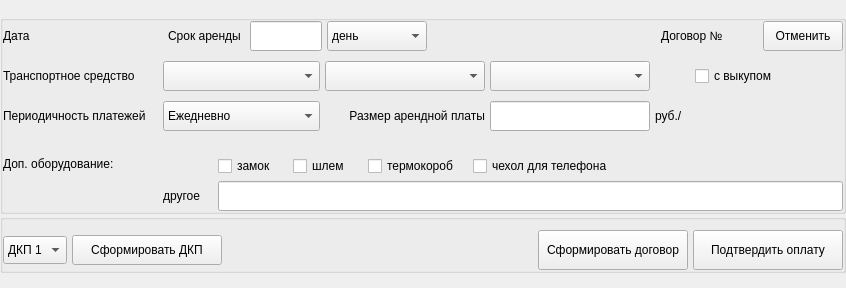
<?xml version="1.0" encoding="UTF-8"?>
<ui version="4.0">
 <class>widgetItemNewContract</class>
 <widget class="QWidget" name="widgetItemNewContract">
  <property name="geometry">
   <rect>
    <x>0</x>
    <y>0</y>
    <width>846</width>
    <height>287</height>
   </rect>
  </property>
  <property name="maximumSize">
   <size>
    <width>856</width>
    <height>16777215</height>
   </size>
  </property>
  <property name="windowTitle">
   <string>Form</string>
  </property>
  <layout class="QVBoxLayout" name="verticalLayout">
   <property name="spacing">
    <number>0</number>
   </property>
   <property name="leftMargin">
    <number>0</number>
   </property>
   <property name="topMargin">
    <number>15</number>
   </property>
   <property name="rightMargin">
    <number>0</number>
   </property>
   <property name="bottomMargin">
    <number>15</number>
   </property>
   <item>
    <widget class="QGroupBox" name="groupBox_5">
     <property name="title">
      <string/>
     </property>
     <layout class="QVBoxLayout" name="verticalLayout_7">
      <property name="spacing">
       <number>10</number>
      </property>
      <property name="leftMargin">
       <number>0</number>
      </property>
      <property name="topMargin">
       <number>0</number>
      </property>
      <property name="rightMargin">
       <number>0</number>
      </property>
      <property name="bottomMargin">
       <number>0</number>
      </property>
      <item>
       <layout class="QHBoxLayout" name="horizontalLayout_13">
        <property name="spacing">
         <number>5</number>
        </property>
        <item>
         <widget class="QLabel" name="label_18">
          <property name="sizePolicy">
           <sizepolicy hsizetype="Fixed" vsizetype="Preferred">
            <horstretch>0</horstretch>
            <verstretch>0</verstretch>
           </sizepolicy>
          </property>
          <property name="minimumSize">
           <size>
            <width>55</width>
            <height>26</height>
           </size>
          </property>
          <property name="maximumSize">
           <size>
            <width>55</width>
            <height>16777215</height>
           </size>
          </property>
          <property name="text">
           <string>Дата</string>
          </property>
         </widget>
        </item>
        <item>
         <widget class="QLabel" name="lbl_date_set_arenda">
          <property name="sizePolicy">
           <sizepolicy hsizetype="Fixed" vsizetype="Preferred">
            <horstretch>0</horstretch>
            <verstretch>0</verstretch>
           </sizepolicy>
          </property>
          <property name="minimumSize">
           <size>
            <width>100</width>
            <height>30</height>
           </size>
          </property>
          <property name="maximumSize">
           <size>
            <width>100</width>
            <height>30</height>
           </size>
          </property>
          <property name="text">
           <string/>
          </property>
         </widget>
        </item>
        <item>
         <widget class="QLabel" name="label_19">
          <property name="sizePolicy">
           <sizepolicy hsizetype="Fixed" vsizetype="Preferred">
            <horstretch>0</horstretch>
            <verstretch>0</verstretch>
           </sizepolicy>
          </property>
          <property name="minimumSize">
           <size>
            <width>77</width>
            <height>0</height>
           </size>
          </property>
          <property name="maximumSize">
           <size>
            <width>77</width>
            <height>16777215</height>
           </size>
          </property>
          <property name="text">
           <string>Срок аренды</string>
          </property>
         </widget>
        </item>
        <item>
         <widget class="QLineEdit" name="le_rental_period">
          <property name="sizePolicy">
           <sizepolicy hsizetype="Fixed" vsizetype="Fixed">
            <horstretch>0</horstretch>
            <verstretch>0</verstretch>
           </sizepolicy>
          </property>
          <property name="minimumSize">
           <size>
            <width>72</width>
            <height>30</height>
           </size>
          </property>
          <property name="maximumSize">
           <size>
            <width>72</width>
            <height>30</height>
           </size>
          </property>
          <property name="maxLength">
           <number>10</number>
          </property>
         </widget>
        </item>
        <item>
         <widget class="QComboBox" name="cb_rental_period">
          <property name="sizePolicy">
           <sizepolicy hsizetype="Fixed" vsizetype="Fixed">
            <horstretch>0</horstretch>
            <verstretch>0</verstretch>
           </sizepolicy>
          </property>
          <property name="minimumSize">
           <size>
            <width>100</width>
            <height>30</height>
           </size>
          </property>
          <property name="maximumSize">
           <size>
            <width>100</width>
            <height>30</height>
           </size>
          </property>
          <property name="cursor">
           <cursorShape>PointingHandCursor</cursorShape>
          </property>
          <item>
           <property name="text">
            <string>день</string>
           </property>
          </item>
          <item>
           <property name="text">
            <string>месяц</string>
           </property>
          </item>
          <item>
           <property name="text">
            <string>год</string>
           </property>
          </item>
         </widget>
        </item>
        <item>
         <widget class="QLabel" name="lbl_msg_period">
          <property name="text">
           <string/>
          </property>
         </widget>
        </item>
        <item>
         <spacer name="horizontalSpacer_4">
          <property name="orientation">
           <enum>Qt::Horizontal</enum>
          </property>
          <property name="sizeHint" stdset="0">
           <size>
            <width>100</width>
            <height>20</height>
           </size>
          </property>
         </spacer>
        </item>
        <item>
         <layout class="QHBoxLayout" name="horizontalLayout">
          <property name="spacing">
           <number>5</number>
          </property>
          <property name="rightMargin">
           <number>0</number>
          </property>
          <item>
           <widget class="QLabel" name="label_2">
            <property name="text">
             <string>Договор №</string>
            </property>
           </widget>
          </item>
          <item>
           <widget class="QLabel" name="lbl_id_dogovor">
            <property name="minimumSize">
             <size>
              <width>30</width>
              <height>0</height>
             </size>
            </property>
            <property name="text">
             <string/>
            </property>
           </widget>
          </item>
         </layout>
        </item>
        <item>
         <widget class="QPushButton" name="btn_cancel_new_contract">
          <property name="minimumSize">
           <size>
            <width>0</width>
            <height>30</height>
           </size>
          </property>
          <property name="maximumSize">
           <size>
            <width>16777215</width>
            <height>30</height>
           </size>
          </property>
          <property name="cursor">
           <cursorShape>PointingHandCursor</cursorShape>
          </property>
          <property name="text">
           <string>Отменить</string>
          </property>
         </widget>
        </item>
       </layout>
      </item>
      <item>
       <layout class="QHBoxLayout" name="layoutSelectTS">
        <property name="spacing">
         <number>5</number>
        </property>
        <item>
         <widget class="QLabel" name="label_17">
          <property name="minimumSize">
           <size>
            <width>155</width>
            <height>30</height>
           </size>
          </property>
          <property name="maximumSize">
           <size>
            <width>155</width>
            <height>30</height>
           </size>
          </property>
          <property name="text">
           <string>Транспортное средство</string>
          </property>
         </widget>
        </item>
        <item>
         <widget class="QComboBox" name="cb_type_ts">
          <property name="sizePolicy">
           <sizepolicy hsizetype="Fixed" vsizetype="Fixed">
            <horstretch>0</horstretch>
            <verstretch>0</verstretch>
           </sizepolicy>
          </property>
          <property name="minimumSize">
           <size>
            <width>157</width>
            <height>30</height>
           </size>
          </property>
          <property name="maximumSize">
           <size>
            <width>157</width>
            <height>30</height>
           </size>
          </property>
          <property name="cursor">
           <cursorShape>PointingHandCursor</cursorShape>
          </property>
         </widget>
        </item>
        <item>
         <widget class="QComboBox" name="cb_brand_ts">
          <property name="sizePolicy">
           <sizepolicy hsizetype="Fixed" vsizetype="Fixed">
            <horstretch>0</horstretch>
            <verstretch>0</verstretch>
           </sizepolicy>
          </property>
          <property name="minimumSize">
           <size>
            <width>160</width>
            <height>30</height>
           </size>
          </property>
          <property name="maximumSize">
           <size>
            <width>160</width>
            <height>16777215</height>
           </size>
          </property>
          <property name="cursor">
           <cursorShape>PointingHandCursor</cursorShape>
          </property>
         </widget>
        </item>
        <item>
         <widget class="QComboBox" name="cb_vin">
          <property name="sizePolicy">
           <sizepolicy hsizetype="Fixed" vsizetype="Fixed">
            <horstretch>0</horstretch>
            <verstretch>0</verstretch>
           </sizepolicy>
          </property>
          <property name="minimumSize">
           <size>
            <width>160</width>
            <height>30</height>
           </size>
          </property>
          <property name="maximumSize">
           <size>
            <width>160</width>
            <height>30</height>
           </size>
          </property>
          <property name="cursor">
           <cursorShape>PointingHandCursor</cursorShape>
          </property>
         </widget>
        </item>
        <item>
         <widget class="QLabel" name="label">
          <property name="minimumSize">
           <size>
            <width>35</width>
            <height>0</height>
           </size>
          </property>
          <property name="maximumSize">
           <size>
            <width>35</width>
            <height>16777215</height>
           </size>
          </property>
          <property name="text">
           <string/>
          </property>
         </widget>
        </item>
        <item>
         <widget class="QCheckBox" name="chb_vikup">
          <property name="sizePolicy">
           <sizepolicy hsizetype="Expanding" vsizetype="Fixed">
            <horstretch>0</horstretch>
            <verstretch>0</verstretch>
           </sizepolicy>
          </property>
          <property name="minimumSize">
           <size>
            <width>75</width>
            <height>30</height>
           </size>
          </property>
          <property name="maximumSize">
           <size>
            <width>16777215</width>
            <height>30</height>
           </size>
          </property>
          <property name="cursor">
           <cursorShape>PointingHandCursor</cursorShape>
          </property>
          <property name="text">
           <string>с выкупом</string>
          </property>
         </widget>
        </item>
       </layout>
      </item>
      <item>
       <layout class="QHBoxLayout" name="horizontalLayout_14">
        <property name="spacing">
         <number>5</number>
        </property>
        <item>
         <widget class="QLabel" name="label_20">
          <property name="minimumSize">
           <size>
            <width>155</width>
            <height>30</height>
           </size>
          </property>
          <property name="maximumSize">
           <size>
            <width>55</width>
            <height>16777215</height>
           </size>
          </property>
          <property name="text">
           <string>Периодичность платежей</string>
          </property>
         </widget>
        </item>
        <item>
         <widget class="QComboBox" name="cb_method_pay">
          <property name="sizePolicy">
           <sizepolicy hsizetype="Fixed" vsizetype="Fixed">
            <horstretch>0</horstretch>
            <verstretch>0</verstretch>
           </sizepolicy>
          </property>
          <property name="minimumSize">
           <size>
            <width>157</width>
            <height>30</height>
           </size>
          </property>
          <property name="maximumSize">
           <size>
            <width>157</width>
            <height>30</height>
           </size>
          </property>
          <property name="cursor">
           <cursorShape>PointingHandCursor</cursorShape>
          </property>
          <item>
           <property name="text">
            <string>Ежедневно</string>
           </property>
          </item>
          <item>
           <property name="text">
            <string>Еженедельно</string>
           </property>
          </item>
          <item>
           <property name="text">
            <string>Ежемесячно</string>
           </property>
          </item>
         </widget>
        </item>
        <item>
         <widget class="QLabel" name="label_21">
          <property name="sizePolicy">
           <sizepolicy hsizetype="Fixed" vsizetype="Fixed">
            <horstretch>0</horstretch>
            <verstretch>0</verstretch>
           </sizepolicy>
          </property>
          <property name="minimumSize">
           <size>
            <width>160</width>
            <height>0</height>
           </size>
          </property>
          <property name="maximumSize">
           <size>
            <width>160</width>
            <height>30</height>
           </size>
          </property>
          <property name="text">
           <string>Размер арендной платы</string>
          </property>
          <property name="alignment">
           <set>Qt::AlignRight|Qt::AlignTrailing|Qt::AlignVCenter</set>
          </property>
         </widget>
        </item>
        <item>
         <widget class="QLineEdit" name="le_size_pay">
          <property name="sizePolicy">
           <sizepolicy hsizetype="Fixed" vsizetype="Fixed">
            <horstretch>0</horstretch>
            <verstretch>0</verstretch>
           </sizepolicy>
          </property>
          <property name="minimumSize">
           <size>
            <width>160</width>
            <height>30</height>
           </size>
          </property>
          <property name="maximumSize">
           <size>
            <width>160</width>
            <height>30</height>
           </size>
          </property>
         </widget>
        </item>
        <item>
         <widget class="QLabel" name="label_24">
          <property name="minimumSize">
           <size>
            <width>35</width>
            <height>0</height>
           </size>
          </property>
          <property name="maximumSize">
           <size>
            <width>35</width>
            <height>16777215</height>
           </size>
          </property>
          <property name="text">
           <string>руб./</string>
          </property>
         </widget>
        </item>
        <item>
         <widget class="QLabel" name="lbl_period_pay">
          <property name="text">
           <string/>
          </property>
         </widget>
        </item>
        <item>
         <widget class="QLabel" name="lbl_msg_size">
          <property name="text">
           <string/>
          </property>
         </widget>
        </item>
        <item>
         <spacer name="horizontalSpacer_3">
          <property name="orientation">
           <enum>Qt::Horizontal</enum>
          </property>
          <property name="sizeHint" stdset="0">
           <size>
            <width>40</width>
            <height>20</height>
           </size>
          </property>
         </spacer>
        </item>
       </layout>
      </item>
      <item>
       <layout class="QGridLayout" name="gridLayout">
        <property name="topMargin">
         <number>10</number>
        </property>
        <property name="spacing">
         <number>5</number>
        </property>
        <item row="0" column="1">
         <layout class="QVBoxLayout" name="equipments_layout">
          <property name="spacing">
           <number>0</number>
          </property>
          <property name="rightMargin">
           <number>0</number>
          </property>
          <item>
           <layout class="QHBoxLayout" name="horizontalLayout_16">
            <property name="spacing">
             <number>5</number>
            </property>
            <property name="rightMargin">
             <number>0</number>
            </property>
            <item>
             <widget class="QLabel" name="label_15">
              <property name="minimumSize">
               <size>
                <width>50</width>
                <height>0</height>
               </size>
              </property>
              <property name="maximumSize">
               <size>
                <width>50</width>
                <height>16777215</height>
               </size>
              </property>
              <property name="text">
               <string/>
              </property>
             </widget>
            </item>
            <item>
             <widget class="QCheckBox" name="chb_lock">
              <property name="minimumSize">
               <size>
                <width>70</width>
                <height>30</height>
               </size>
              </property>
              <property name="maximumSize">
               <size>
                <width>70</width>
                <height>30</height>
               </size>
              </property>
              <property name="cursor">
               <cursorShape>PointingHandCursor</cursorShape>
              </property>
              <property name="layoutDirection">
               <enum>Qt::LeftToRight</enum>
              </property>
              <property name="text">
               <string>замок</string>
              </property>
              <property name="tristate">
               <bool>false</bool>
              </property>
             </widget>
            </item>
            <item>
             <widget class="QCheckBox" name="chb_shlem">
              <property name="minimumSize">
               <size>
                <width>70</width>
                <height>30</height>
               </size>
              </property>
              <property name="maximumSize">
               <size>
                <width>70</width>
                <height>30</height>
               </size>
              </property>
              <property name="cursor">
               <cursorShape>PointingHandCursor</cursorShape>
              </property>
              <property name="layoutDirection">
               <enum>Qt::LeftToRight</enum>
              </property>
              <property name="autoFillBackground">
               <bool>false</bool>
              </property>
              <property name="text">
               <string>шлем       </string>
              </property>
             </widget>
            </item>
            <item>
             <widget class="QCheckBox" name="chb_termocorob">
              <property name="minimumSize">
               <size>
                <width>100</width>
                <height>30</height>
               </size>
              </property>
              <property name="maximumSize">
               <size>
                <width>100</width>
                <height>30</height>
               </size>
              </property>
              <property name="cursor">
               <cursorShape>PointingHandCursor</cursorShape>
              </property>
              <property name="text">
               <string>термокороб</string>
              </property>
             </widget>
            </item>
            <item>
             <widget class="QCheckBox" name="chb_chehol">
              <property name="minimumSize">
               <size>
                <width>150</width>
                <height>30</height>
               </size>
              </property>
              <property name="maximumSize">
               <size>
                <width>150</width>
                <height>30</height>
               </size>
              </property>
              <property name="cursor">
               <cursorShape>PointingHandCursor</cursorShape>
              </property>
              <property name="text">
               <string>чехол для телефона</string>
              </property>
             </widget>
            </item>
            <item>
             <spacer name="horizontalSpacer_7">
              <property name="orientation">
               <enum>Qt::Horizontal</enum>
              </property>
              <property name="sizeHint" stdset="0">
               <size>
                <width>40</width>
                <height>20</height>
               </size>
              </property>
             </spacer>
            </item>
           </layout>
          </item>
          <item>
           <layout class="QHBoxLayout" name="horizontalLayout_17">
            <property name="spacing">
             <number>5</number>
            </property>
            <item>
             <widget class="QLabel" name="label_25">
              <property name="minimumSize">
               <size>
                <width>50</width>
                <height>20</height>
               </size>
              </property>
              <property name="maximumSize">
               <size>
                <width>50</width>
                <height>16777215</height>
               </size>
              </property>
              <property name="text">
               <string>другое</string>
              </property>
             </widget>
            </item>
            <item>
             <widget class="QLineEdit" name="le_equipment">
              <property name="minimumSize">
               <size>
                <width>0</width>
                <height>30</height>
               </size>
              </property>
             </widget>
            </item>
           </layout>
          </item>
         </layout>
        </item>
        <item row="0" column="0" alignment="Qt::AlignTop">
         <widget class="QLabel" name="label_22">
          <property name="minimumSize">
           <size>
            <width>155</width>
            <height>26</height>
           </size>
          </property>
          <property name="text">
           <string>Доп. оборудование:</string>
          </property>
         </widget>
        </item>
       </layout>
      </item>
     </layout>
    </widget>
   </item>
   <item>
    <widget class="QGroupBox" name="groupBox_4">
     <property name="title">
      <string/>
     </property>
     <property name="alignment">
      <set>Qt::AlignLeading|Qt::AlignLeft|Qt::AlignVCenter</set>
     </property>
     <layout class="QHBoxLayout" name="horizontalLayout_11">
      <property name="spacing">
       <number>5</number>
      </property>
      <property name="leftMargin">
       <number>0</number>
      </property>
      <property name="topMargin">
       <number>10</number>
      </property>
      <property name="rightMargin">
       <number>0</number>
      </property>
      <property name="bottomMargin">
       <number>0</number>
      </property>
      <item>
       <widget class="QComboBox" name="cb_dkp">
        <property name="minimumSize">
         <size>
          <width>0</width>
          <height>28</height>
         </size>
        </property>
        <property name="maximumSize">
         <size>
          <width>100</width>
          <height>28</height>
         </size>
        </property>
        <property name="cursor">
         <cursorShape>PointingHandCursor</cursorShape>
        </property>
        <item>
         <property name="text">
          <string>ДКП 1</string>
         </property>
        </item>
        <item>
         <property name="text">
          <string>ДКП 2</string>
         </property>
        </item>
        <item>
         <property name="text">
          <string>ДКП 3</string>
         </property>
        </item>
        <item>
         <property name="text">
          <string>ДКП 4</string>
         </property>
        </item>
       </widget>
      </item>
      <item>
       <widget class="QPushButton" name="btn_dkp">
        <property name="minimumSize">
         <size>
          <width>150</width>
          <height>30</height>
         </size>
        </property>
        <property name="maximumSize">
         <size>
          <width>16777215</width>
          <height>30</height>
         </size>
        </property>
        <property name="cursor">
         <cursorShape>PointingHandCursor</cursorShape>
        </property>
        <property name="text">
         <string>Сформировать ДКП</string>
        </property>
       </widget>
      </item>
      <item>
       <spacer name="horizontalSpacer">
        <property name="orientation">
         <enum>Qt::Horizontal</enum>
        </property>
        <property name="sizeHint" stdset="0">
         <size>
          <width>40</width>
          <height>20</height>
         </size>
        </property>
       </spacer>
      </item>
      <item>
       <widget class="QLabel" name="lbl_id_ts">
        <property name="text">
         <string/>
        </property>
       </widget>
      </item>
      <item>
       <widget class="QLabel" name="lbl_model_ts">
        <property name="maximumSize">
         <size>
          <width>0</width>
          <height>0</height>
         </size>
        </property>
        <property name="text">
         <string/>
        </property>
       </widget>
      </item>
      <item>
       <spacer name="horizontalSpacer_5">
        <property name="orientation">
         <enum>Qt::Horizontal</enum>
        </property>
        <property name="sizeHint" stdset="0">
         <size>
          <width>40</width>
          <height>20</height>
         </size>
        </property>
       </spacer>
      </item>
      <item>
       <widget class="QPushButton" name="btn_create_dogovor">
        <property name="minimumSize">
         <size>
          <width>150</width>
          <height>40</height>
         </size>
        </property>
        <property name="cursor">
         <cursorShape>PointingHandCursor</cursorShape>
        </property>
        <property name="text">
         <string>Сформировать договор</string>
        </property>
       </widget>
      </item>
      <item>
       <widget class="QPushButton" name="btn_confirm_pay">
        <property name="minimumSize">
         <size>
          <width>150</width>
          <height>40</height>
         </size>
        </property>
        <property name="maximumSize">
         <size>
          <width>16777215</width>
          <height>16777215</height>
         </size>
        </property>
        <property name="cursor">
         <cursorShape>PointingHandCursor</cursorShape>
        </property>
        <property name="text">
         <string>Подтвердить оплату</string>
        </property>
       </widget>
      </item>
     </layout>
    </widget>
   </item>
  </layout>
 </widget>
 <resources/>
 <connections/>
</ui>
